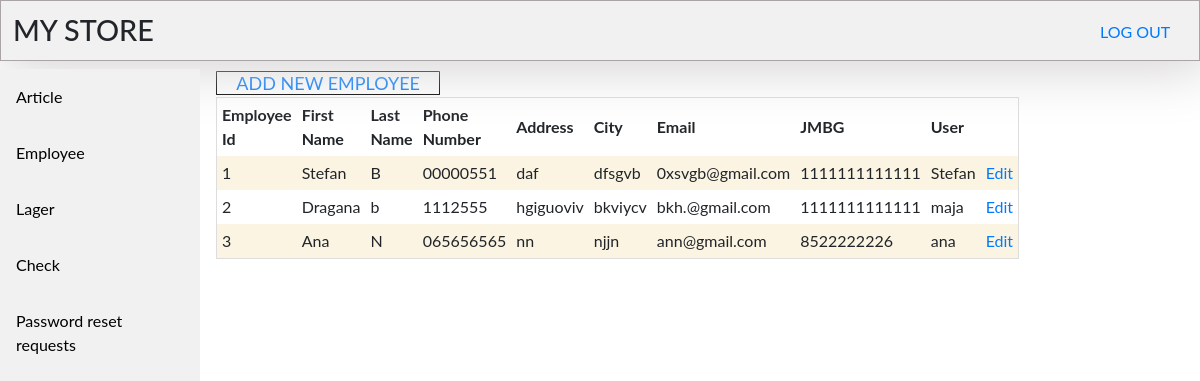
/employee_list.php (signed in), run on the app's committed database.
### tables this page shows
CREATE TABLE `employee` (
  `EmployeeId` int(11) NOT NULL,
  `FirstName` varchar(50) DEFAULT NULL,
  `LastName` varchar(50) DEFAULT NULL,
  `PhoneNumber` varchar(50) DEFAULT NULL,
  `Address` varchar(100) DEFAULT NULL,
  `City` varchar(50) DEFAULT NULL,
  `Email` varchar(100) DEFAULT NULL,
  `JMBG` char(13) DEFAULT NULL,
  `UserId` int(11) DEFAULT NULL
);

CREATE TABLE `user` (
  `UserId` int(11) NOT NULL,
  `UserName` varchar(50) DEFAULT NULL,
  `Password` varchar(60) DEFAULT NULL,
  `RoleId` int(11) DEFAULT NULL,
  `NewPassword` tinyint(1) NOT NULL DEFAULT 0
);

### employee_list.php (the view, shortened to what this page needs)
<!DOCTYPE html>
<html>
<head>
  <?php include("includes/head-tag-contents.php"); ?>
</head>
<body>
  <?php include("includes/design-top.php"); ?>
  <?php include("includes/navigation.php"); ?>
  <div class="content">
    <?php
    $db = OpenCon();
    $sql =
      "SELECT * FROM `employee` as e LEFT JOIN user as u ON u.UserId = e.UserId;";
    $result = $db->query($sql);
    if ($result->num_rows > 0) {
    ?>
    <div class="table-cont">
      <table>
        <th>Employee Id</th>
        <th>First Name</th>
        <th>Last Name</th>
        <th>Phone Number</th>
        <th>Address</th>
        <th>City</th>
        <th>Email</th>
        <th>JMBG</th>
        <th>User</th>
        <?php
        while ($row = $result->fetch_assoc()) {
          echo "<tr>";
          echo "<td>" . $row['EmployeeId'] . "</td>";
          echo "<td>" . $row['FirstName'] . "</td>";
          echo "<td>" . $row['LastName'] . "</td>";
          echo "<td>" . $row['PhoneNumber'] . "</td>";
          echo "<td>" . $row['Address'] . "</td>";
          echo "<td>" . $row['City'] . "</td>";
          echo "<td>" . $row['Email'] . "</td>";
          echo "<td>" . $row['JMBG'] . "</td>";
          echo "<td>" . $row['UserName'] . "</td>";
        ?>
      <?php
          if ($_SESSION['RoleId'] == 1) {
            echo "<td><a href=employee_edit.php?id='" . $row['EmployeeId'] . "'>Edit</a></td>";
          }
          echo "</tr>";
        }
      }
      ?>
      <?php
      if ($_SESSION['RoleId'] == 1) {
      ?>
        <a id="add_new" href="employee_add.php">ADD NEW EMPLOYEE</a>
      <?php
      }
      ?>
      </table>
       <div class="logout">
    <a href="logout.php">LOG OUT</a>
  </div>
    </div>
  </div>
</body>
</html>

### style/style.css (style rules this page uses)
body { margin: 0; padding: 0; font-family: "Lato", sans-serif; }
div.content { margin-left: 200px; padding: 1px 16px; height: 85%; overflow: auto; }
div.table-cont { overflow-x: auto; }
table { border-collapse: collapse; border-spacing: 0; width: 80%; border: 1px solid #ddd; padding-top: 2%; }
th, td { text-align: left; padding: 5px; }
tr:nth-child(even) { background-color: hwb(44 86% 2% / 0.788) }
div.logout { position: absolute; top: 10px; right: 10px; color: white; height: 50px; width: 100px; padding: 10px; }
#add_new { border: solid black 1.5px; border-radius: 1%; font-size: large; padding-left: 2%; padding-right: 2%; }

### data on the page
employee: EmployeeId "1", FirstName "Stefan", LastName "B", PhoneNumber "00000551", Address "daf", City "dfsgvb", Email "0xsvgb@gmail.com", JMBG "1111111111111", UserId.UserName "Stefan"
employee: EmployeeId "2", FirstName "Dragana", LastName "b", PhoneNumber "1112555", Address "hgiguoviv", City "bkviycv", Email "bkh.@gmail.com", JMBG "1111111111111", UserId.UserName "maja"
employee: EmployeeId "3", FirstName "Ana", LastName "N", PhoneNumber "065656565", Address "nn", City "njjn", Email "ann@gmail.com", JMBG "8522222226", UserId.UserName "ana"
